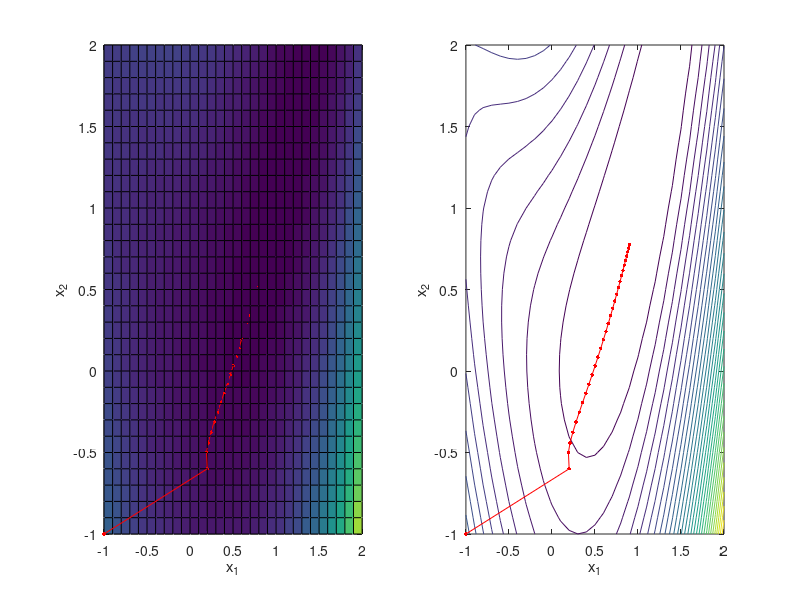

Write MATLAB code to recreate this figure.
clear
clc

Newton = 0;

Hhat = eye(2);

MaxIter = 30;

f = @(x) ((1-x(1)).^2 + (x(2) - x(1)^2)^2);
df = @(x) ([-2*(1-x(1)) - 4*x(1)*(x(2) - x(1)^2);2*(x(2) - x(1)^2)]);
H = @(x) ([2-4*x(2)+12*x(1).^2, -4*x(1);...
    -4*x(1),2]);

x = [-1;-1]; % initial x
f_eval(1) = f(x);

for k = 1:MaxIter
    alpha = 0.1; % step length
    if Newton
        pk = -H(x(:,k))\df(x(:,k)); % Newton direction
    else
        % Quasi Newton direction
        pk = -Hhat\df(x(:,k));
    end

    x(:,k+1) = x(:,k) + alpha*pk;
    f_eval(k+1) = f(x(:,k+1));

    % BFGS algorithm
    s0 = x(:,k+1) - x(:,k);
    y0 = df(x(:,k+1))-df(x(:,k));
    Hhat = Hhat - (Hhat*s0*s0'*Hhat)/(s0'*Hhat*s0) + (y0*y0')/(y0'*s0);
end

%% plotting

if MaxIter>1
    x1 = -1:0.1:2;
    x2 = x1;
    [X1,X2] = meshgrid(x1,x2);
    J =  (1-X1).^2 + (X2 - X1.^2).^2;
    figure(1)
    clf
    subplot(121)
    hold all
    surfc(X1,X2,J)
    plot3(x(1,:),x(2,:),f_eval,'r.','MarkerSize',8)
    plot3(x(1,:),x(2,:),f_eval,'r')
    xlabel('x_1')
    ylabel('x_2')
    box on

    subplot(122)
    hold all
    contour(X1,X2,J,30)
    plot(x(1,:),x(2,:),'r.','MarkerSize',8)
    plot(x(1,:),x(2,:),'r')
    xlabel('x_1')
    ylabel('x_2')
    box on
else
    disp('True Hessian=')
    disp(H(x(:,k+1)))
    disp('Approx Hessian=')
    disp(Hhat)
end






